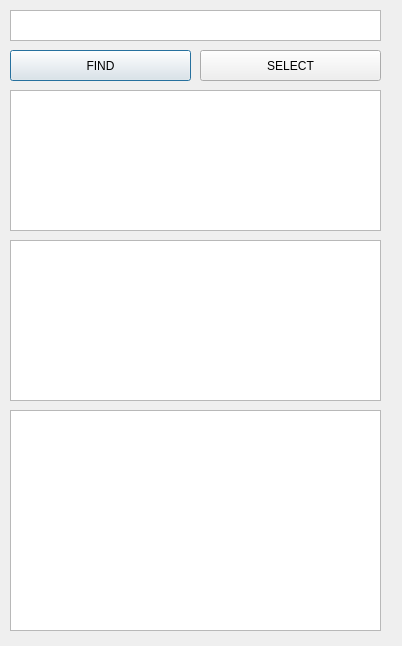
<?xml version="1.0" encoding="UTF-8"?>
<ui version="4.0">
 <class>Dialog</class>
 <widget class="QDialog" name="Dialog">
  <property name="geometry">
   <rect>
    <x>0</x>
    <y>0</y>
    <width>402</width>
    <height>646</height>
   </rect>
  </property>
  <property name="windowTitle">
   <string>Dialog</string>
  </property>
  <widget class="QTextEdit" name="keyWord">
   <property name="geometry">
    <rect>
     <x>10</x>
     <y>10</y>
     <width>371</width>
     <height>31</height>
    </rect>
   </property>
  </widget>
  <widget class="QPushButton" name="btnFind">
   <property name="geometry">
    <rect>
     <x>10</x>
     <y>50</y>
     <width>181</width>
     <height>31</height>
    </rect>
   </property>
   <property name="text">
    <string>FIND</string>
   </property>
  </widget>
  <widget class="QTextEdit" name="code">
   <property name="geometry">
    <rect>
     <x>10</x>
     <y>410</y>
     <width>371</width>
     <height>221</height>
    </rect>
   </property>
  </widget>
  <widget class="QListView" name="listOFtitle">
   <property name="geometry">
    <rect>
     <x>10</x>
     <y>90</y>
     <width>371</width>
     <height>141</height>
    </rect>
   </property>
  </widget>
  <widget class="QPushButton" name="btnSelect">
   <property name="geometry">
    <rect>
     <x>200</x>
     <y>50</y>
     <width>181</width>
     <height>31</height>
    </rect>
   </property>
   <property name="text">
    <string>SELECT</string>
   </property>
  </widget>
  <widget class="QTextEdit" name="codeExp">
   <property name="geometry">
    <rect>
     <x>10</x>
     <y>240</y>
     <width>371</width>
     <height>161</height>
    </rect>
   </property>
  </widget>
 </widget>
 <resources/>
 <connections/>
</ui>
